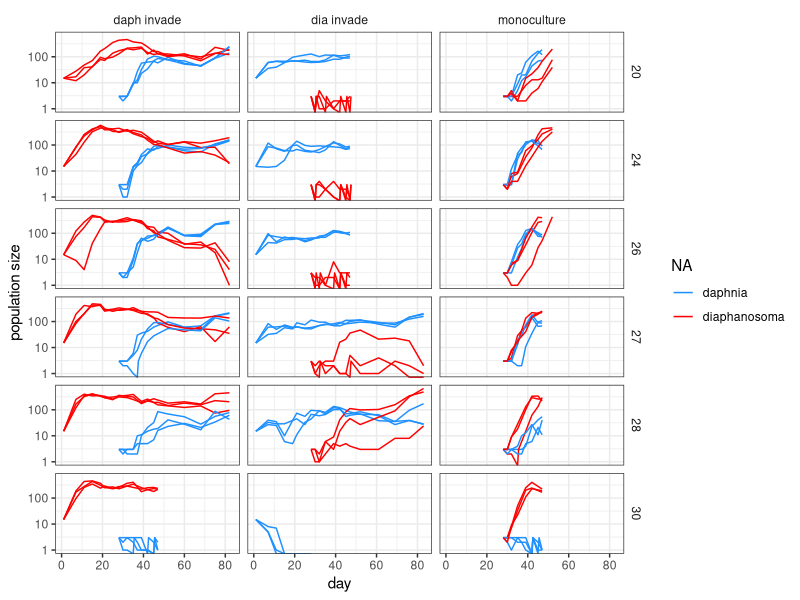
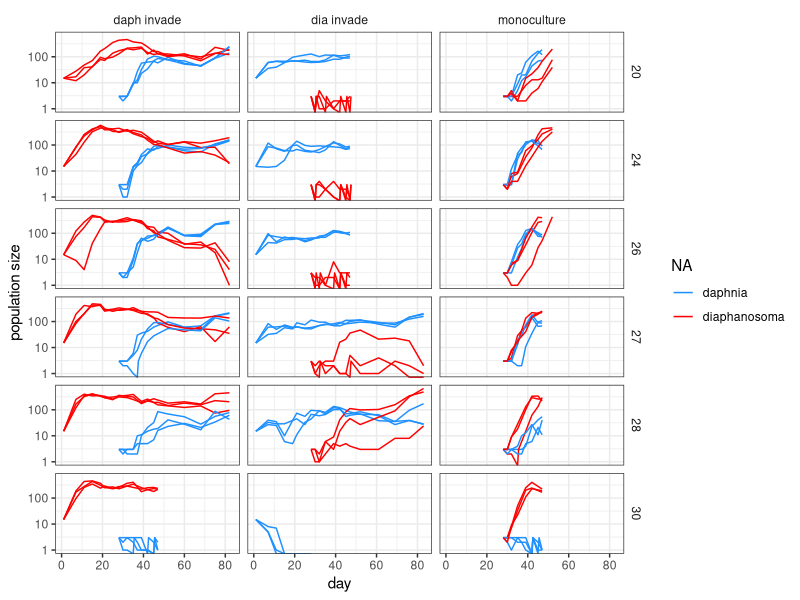

These figures' R source, in order: (Note: this script raises an error after producing the figures.)

#=============================================================================
#File 2: Leslie-Gower population model 
#=============================================================================
# This R script differs from the previous in that we define our own model 
# and then use nlme to fit it. Specifically, we fit the Leslie-Gower model. 
# The model is fit to residents and invader populations seperately. 
# The intrinsic rate of reproduction, %lambda, is fit in two different ways: 
# 	1. by assuming that it has been measured in the earliest resident times. 
#	2. by allowing nlme to fit it as an intercept in the model. 
# 
# As previously: Use nlme to fit an AR model to each treatment time series. 
# Temporal autocorrelation is treated using corARMA correlation structure. 
# Mesocosm is a random effect. 
# First, loop over both diaphanosoma and daphnia when diaphanasoma is the 
# invader
# Second, loop over both diaphanosoma and daphnia when daphnia is the invader
#=============================================================================

#=============================================================================
#Load libraries
#=============================================================================
library(tidyverse)
library(nlme)
#=============================================================================
#Load data
#=============================================================================
#Coreen's experiment data
m1=read.csv(file= "mesocosm_experiment_coreen_forbes.csv") 
#m1_inv = m1[1:72,] #Just take the invasion experiments

m1_data_long = m1 %>% 
  gather(key = day, value = N, day1:day83) %>% 
  dplyr::select(-X) %>% 
  mutate(day_n = as.numeric(gsub(x = day, pattern = "[^0-9.-]", replacement = "")))

m1_data_long$replicate.number= factor(m1_data_long$replicate.number)
#=============================================================================
#Plot the data
#=============================================================================
m1_data_long %>% 
  ungroup() %>% 
  filter(!is.na(N)) %>% 
  ggplot(aes(x = day_n, y = N, color = species, group = interaction(species,replicate.number)))+
  geom_line()+
  facet_grid(temperature~invade.mono)+
  scale_y_log10()+
  theme_bw()+
  scale_color_manual(values = c("dodgerblue1", "red1"), name = NA)+
  xlab("day")+
  ylab("population size")+
  theme(strip.background = element_rect(colour=NA, fill=NA))
ggsave("./Downloads/Coreen_plot.pdf", width = 8, height = 10)
Collapse

#=============================================================================
#Collect basic data on number of treatments, species, etc.
#=============================================================================
ntreatments =  length(unique(m1_data_long$temperature))
treats = unique(m1_data_long$mesocosm.ID)
invader = unique(m1_data_long$species)
invasions_per = length(treats)/4 #Treatment entries correponding to each spp 
inv_day = 28 #The first day of attempted invasion
no_reps = 18 #The number of replicated mesocosms total per resident/invader

#=============================================================================
#Define the growth rate functions for the LG population model(s)
#=============================================================================
#The model for the resident with only the resident species
LG_res = formula (Ndiff_res ~ lambda/(1+alpha_ii*N_res) + 0.5)
#The model for the invader with only the invader species
LG_inv = formula (Ndiff_inv ~ lambda/(1+alpha_ij*N_res) + 0.5)
#The model with both species (this tends to have convergence problems)
LG_2sp = formula (Ndiff_inv ~ lambda/(1+alpha_ii*N_inv+alpha_ij*N_res)+0.5)

#=============================================================================
# First, loop over both diaphanosoma and daphnia when diaphanasoma is the 
# invader
#=============================================================================
all_models_dia_invade = vector( "list", ntreatments*2) #To store all of the fitted models
model_fit_dia_invade = vector( "list", ntreatments*2) #The predicted IGR based on the fitted LME 

#Loop over both diaphanosoma and daphnia when diaphanasoma is the invader
for (i in 1:2) {  
	#Loop over treatments 
	u_invader = invader[-i]
	u_res = invader[i]

	for (n in 1: (ntreatments)){
		#Since the treatments are regular, set the start/end position of
		#the subset qith:  
		pos1 = (n-1)*2 + n
		pos2 = pos1+2
		u_treats = treats[pos1:pos2]
		index1 = n+(i-1)*ntreatments

		#=============================================================================
		#Make new resident and invader data sets.
		#=============================================================================
		#Make a new resident data set to fit the growth rate function with nlme/nls 
		#The new data set includes a column for n(t+1)/n(t) and a columnf for the time 
		#interval across subsequent measurements.  
		res_tmp = subset(m1_data_long, mesocosm.ID == u_treats &  species == u_res   )
        res_tmp = na.exclude(res_tmp) #NLME won't work with NAs 
       	#Arrange the data by replicate number, then add a new column for the delta N
        res_tmp = res_tmp %>% 
        		arrange(replicate.number) %>%
       			mutate(Ndiff_res = lead( N/lag(N),)) #"lead" lines up the result 
		res_tmp$Ndiff_res[res_tmp$day_n == max(res_tmp$day_n )] =NA #Remove last day
		res_tmp = res_tmp %>% mutate(tdiff =day_n-lag(day_n)) #Size of time step
		res_tmp = res_tmp %>% mutate(N_res = N)
        res_tmp$tdiff[res_tmp$tdiff<0] = NA #Remove negative time steps
		#Make this a grouped data object:
		res_data = groupedData(Ndiff_res~N_res+day_n|replicate.number, data = res_tmp)
	
		#Make a new invader data set to fit the growth rate function with nlme/nls 
		#The new data set includes a column for n(t+1)/n(t) and a columnf for the time 
		#interval across subsequent measurements.  
		inv_tmp = subset(m1_data_long, mesocosm.ID == u_treats &  species == u_invader   )
        inv_tmp = na.exclude(inv_tmp) #NLME won't work with NAs 
       	#Arrange the data by replicate number, then add a new column for the delta N
        inv_tmp = inv_tmp %>% 
        		arrange(replicate.number) %>%
       			mutate(Ndiff_inv = lead( N/lag(N),)) #"lead" lines up the result 
		inv_tmp$Ndiff_inv[inv_tmp$day_n == max(inv_tmp$day_n )] =NA #Remove last day
		inv_tmp = inv_tmp %>% mutate(tdiff =day_n-lag(day_n)) #Size of time step
		inv_tmp = inv_tmp %>% mutate(N_inv = N)
		#This line adds the resident densities on the matching days from the matching 
		#replicates to the data table inv_tmp
		inv_tmp = inv_tmp %>% left_join( select( res_tmp, replicate.number,day_n,N_res),
		 by= (c( "day_n" = "day_n", "replicate.number"="replicate.number" )) )
        inv_tmp$tdiff[inv_tmp$tdiff<0] = NA #Remove negative time steps
		#Make this a grouped data object:
		inv_data = groupedData(Ndiff_inv~N_res+N_inv+day_n|replicate.number, data = inv_tmp)
	
		#================================================================================
		# Use NLS to test basic model assumptions and convergence, fine-tune fits, etc.
		# This is essentially what is nested within NLME, it just does not allow for 
		# any fixed or random effects to be properly accounted for, in either fitting or
		# errors. 
		#================================================================================
		###Resident
		#Pull out one replicate AND only use the N that are pre-invasion: 
		#Note, if you use data that are post invasion to fit the single-species resident 
		#model, LG_1sp, then alpha_ii will take on weird values. 
		mydata1 = subset(res_data,replicate.number==6 & day_n < (inv_day+12) )
		m1=nls(LG_res, data = mydata1, start=list(lambda = 1.1, alpha_ii=0.5) )
		#Model parameters: 
		lam1 =  m1$m$getPars()[1]
		aii =  m1$m$getPars()[2]
		p1 = ( lam1/(1+aii*mydata1$N)+0.5 )
		#p1=predict(m1, data = mydata1) #Same thing
		
		#To shift things back to the population scale ( we're fitting the growth
		#rate function and not population counts directly)
		#Note, this should be exactly the same as N_res in res_data: 
		actN_res = mydata1$Ndiff_res*(mydata1$N)
		#To get the predicted N_res, multiply the NLS fit of our G by N: 
		predN_res = p1*(mydata1$N )
		predN_res2 = p1*(subset(res_data,replicate.number==6)$N )

		#Basic plots of data and fits: 
		par(mfrow = c(2,1))
		#First plot
		plot(actN_res, ylim = c(0,max( c( actN_res,predN_res ),na.rm=T ) ),xlab = "Time",
			ylab = "Resident density" )
		points(predN_res,col="blue")
		#Second, over full time series
		plot(subset(res_data,replicate.number==6)$N , ylim = c(0,max( subset(res_data,replicate.number==6)$N ,
			na.rm=T ) ), xlab = "Time",	ylab = "Resident density" )
		points(predN_res2, col ="blue")

		###Invader
		#Pull out one replicate AND only use the N that are post-invasion but pre invader
		#equilibrium (this is very subjective, but also tends to be fairly robust) : 
		#mydata1 = subset(inv_data,replicate.number==6 & day_n > inv_day & day_n < (day_n+15) )
		mydata1 = subset(inv_data,replicate.number==6 & day_n > inv_day  )
		m1=nls(LG_inv, data = mydata1, start=list(lambda = 1.1, alpha_ij=0.5) )
		#Model parameters: 
		lam1 =  m1$m$getPars()[1]
		aii =  m1$m$getPars()[2]
		p1 = ( lam1/(1+aii*mydata1$N)+0.5 )
		#p1=predict(m1, data = mydata1) #Same thing
		
		#To shift things back to the population scale ( we're fitting the growth
		#rate function and not population counts directly)
		#Note, this should be exactly the same as N_res in res_data: 
		actN_res = mydata1$Ndiff_res*(mydata1$N)
		#To get the predicted N_res, multiply the NLS fit of our G by N: 
		predN_res = p1*(mydata1$N )
		predN_res2 = p1*(subset(res_data,replicate.number==6)$N )

		#Basic plots of data and fits: 
		par(mfrow = c(2,1))
		#First plot
		plot(actN_res, ylim = c(0,max( c( actN_res,predN_res ),na.rm=T ) ),xlab = "Time",
			ylab = "Resident density" )
		points(predN_res,col="blue")
		#Second, over full time series
		plot(subset(res_data,replicate.number==6)$N , ylim = c(0,max( subset(res_data,replicate.number==6)$N ,
			na.rm=T ) ), xlab = "Time",	ylab = "Resident density" )
		points(predN_res2, col ="blue")


		#================================================================================
		#The NLME approach
		#================================================================================


    	tryCatch( { 

    		all_models_dia_invade[index1] = list(nlme(N ~ SSlogis(day_n, Asym, R0, lrc),fixed = Asym+R0+lrc~1, 
        	random =  Asym ~1, correlation=corARMA(0.2, form=~day_n, p=1, q=0),
        	start = c(unlist(getInitial(N ~ SSlogis(day_n, Asym, R0, lrc),data=mydata2) )), 
        	data=mydata2))

	        #Now use the fitted NLME to predict the average across all 3 mesocosms. 
	        #The "level=0" part of the argument will create a column with the across-
	        #replicate average. I have chosen to subset replicate.number == 4, but they
	        #are all identical.
	        #Each entry is a list object with two components: the days on which observations
	        #were made, and the predicted values on those days.  
	        model_fit1 = NULL
	        model_fit1$days = list(unique(mydata2$day_n))
	        model_fit1$N = list(subset(predict(all_models_dia_invade[[index1]],mydata2,level=0:1),replicate.number==4)$predict.fixed)
	        model_fit_dia_invade[[index1]] = model_fit1
			###A simple plot
			plot((mydata2$day_n),mydata2$N)
			lines( unlist(model_fit_dia_invade[[index1]]$days),unlist(model_fit_dia_invade[[index1]]$N))
		}, error = function(e) {} ) 
	}
}


#=============================================================================
# Second, loop over both diaphanosoma and daphnia when daphnia is the invader
#=============================================================================
all_models_dap_invade = vector( "list", ntreatments*2) #To store all of the fitted models
model_fit_dap_invade = vector( "list", ntreatments*2) #The predicted IGR based on the fitted LME 

#Loop over both diaphanosoma and daphnia when daphnia is the invader
for (i in 1:2) {  
	#Loop over treatments 
	u_invader = invader[i]

	for (n in 1: (ntreatments)){
		#Since the treatments are regular, set the start/end position of
		#the subset qith:  
		pos1 = (n-1)*2 + n+invasions_per
		pos2 = pos1+2
		u_treats = treats[pos1:pos2]
		index1 = n+(i-1)*ntreatments
		#================================================================================
		#The LME approach: simple but wrong
		#================================================================================
		# #Parse out the subset of 3 mesocosms based on the invader ID and Temp combo
		# mydata = subset(m1_data_long, mesocosm.ID == u_treats &  species == u_invader  )
		# #Use LME to fit an AR(1) model with replicate number as a random effect
		# all_models[n] = list (nlme(N ~ day_n, random= ~ 1|replicate.number, 
		# 	correlation=corARMA(0.2, form=~day_n, p=1, q=0), na.action=na.omit, data=mydata))
		# #Now use the fitted LME to predict the average across all 3 mesocosms
		# model_fit[,n] = predict(all_models[[n]],mydata)
		#================================================================================
		#The NLME approach: better, but complicated
		#================================================================================
		#Parse out the subset of 3 mesocosms based on the invader ID and Temp combo
		mydata = subset(m1_data_long, mesocosm.ID == u_treats &  species == u_invader  )
		#Make this a grouped data set for NLME. This groups by replicate number
        mydata2 = groupedData(N~day_n|replicate.number, data = mydata)
        mydata2 = na.exclude(mydata2) #NLME won't work with NAs 
        #Use NLME to fit an AR(1) model with replicate number as a random effect
        # all_models[n] = list(nlme(N ~ SSasymp(day_n, Asym, R0, lrc),fixed = Asym+R0+lrc~1, 
        # 	random =  Asym ~1, correlation=corARMA(0.2, form=~day_n, p=1, q=0),
        # 	start = c(unlist(getInitial(N ~ SSasymp(day_n, Asym, R0, lrc),data=mydata2) )), 
        # 	data=mydata2))

    	tryCatch( { 

    		all_models_dap_invade[index1] = list(nlme(N ~ SSlogis(day_n, Asym, R0, lrc),fixed = Asym+R0+lrc~1, 
        	random =  Asym ~1, correlation=corARMA(0.2, form=~day_n, p=1, q=0),
        	start = c(unlist(getInitial(N ~ SSlogis(day_n, Asym, R0, lrc),data=mydata2) )), 
        	data=mydata2))

	        #Now use the fitted NLME to predict the average across all 3 mesocosms. 
	        #The "level=0" part of the argument will create a column with the across-
	        #replicate average. I have chosen to subset replicate.number == 4, but they
	        #are all identical.
	        #Each entry is a list object with two components: the days on which observations
	        #were made, and the predicted values on those days.  
	        model_fit1 = NULL
	        model_fit1$days = list(unique(mydata2$day_n))
	        model_fit1$N = list(subset(predict(all_models_dap_invade[[index1]],mydata2,level=0:1),replicate.number==4)$predict.fixed)
	        model_fit_dap_invade[[index1]] = model_fit1
			###A simple plot
			plot((mydata2$day_n),mydata2$N)
			lines( unlist(model_fit_dap_invade[[index1]]$days),unlist(model_fit_dap_invade[[index1]]$N))
		}, error = function(e) {} ) 
	}
}
